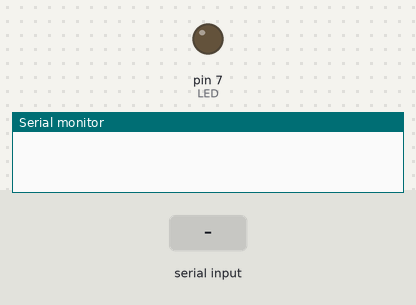
Bench run of a sketch on a simulated Arduino Uno, built with avr-gcc and run on an emulated ATmega328P. Shown: output pins drawn as LEDs (lit = HIGH), the last lines printed to the serial monitor. The inputs (shaded band) are chosen by the test bench.

Above: at 1.2 s.
1.3 s: byte 117 (UP) received over Serial
At 1.7 s:
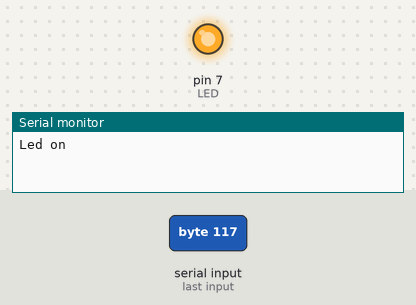
2.8 s: byte 100 (DOWN) received over Serial
At 4.0 s:
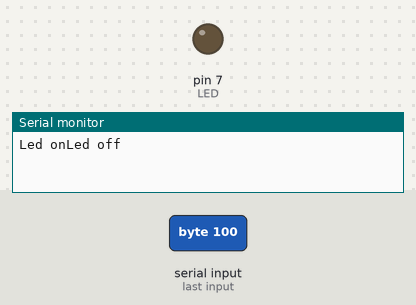
Timing chart, 0 to 5.8 s (numbered marks = the images above; inputs shaded):
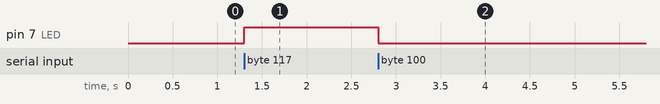

The sketch:

led_change.ino
```cpp
#define LED 7
#define UP 'u'
#define DOWN 'd'
void setup() {
  // put your setup code here, to run once:
  Serial.begin(9600);
  pinMode(LED, OUTPUT);
}
int state=0;
void loop() {
  // put your main code here, to run repeatedly:
  if(Serial.available()>0){
    char cmd = Serial.read();
    if (cmd==DOWN){
      state=0;
    }else if(cmd==UP){
      state=1;
    }
    update_state();
  }

}
void update_state(){
  if (state==1){
    digitalWrite(LED,HIGH);
    Serial.write("Led on");
  }else{
    digitalWrite(LED,LOW);
    Serial.write("Led off");
  }
}
```

Measured:
- after the input at 1.3 s, pin 7 (LED): LOW → HIGH at once
- after the input at 2.8 s, pin 7 (LED): HIGH → LOW at once
